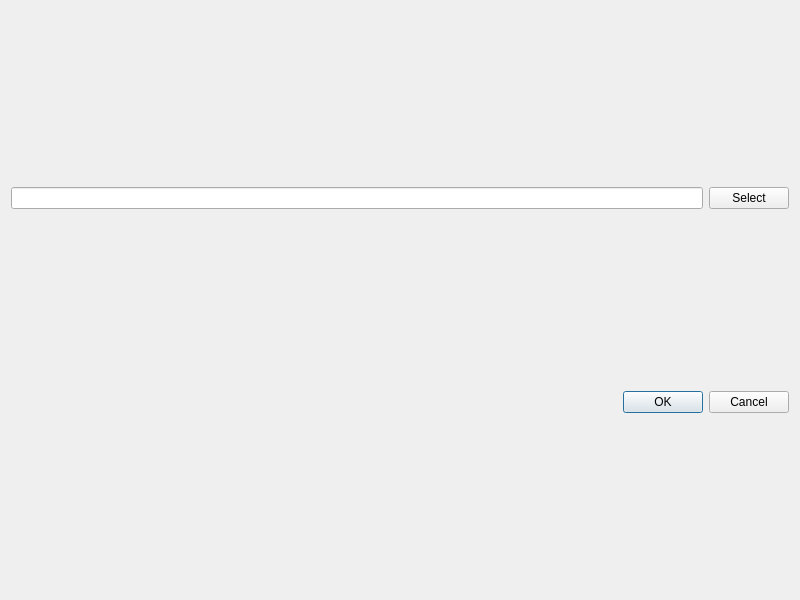
<?xml version="1.0" encoding="UTF-8"?>
<ui version="4.0">
 <class>Dialog</class>
 <widget class="QDialog" name="Dialog">
  <property name="geometry">
   <rect>
    <x>0</x>
    <y>0</y>
    <width>800</width>
    <height>600</height>
   </rect>
  </property>
  <property name="windowTitle">
   <string>Dialog</string>
  </property>
  <layout class="QVBoxLayout" name="verticalLayout">
   <item>
    <layout class="QHBoxLayout" name="horizontalLayout">
     <item>
      <widget class="QLineEdit" name="lineEdit"/>
     </item>
     <item>
      <widget class="QPushButton" name="pushButton">
       <property name="text">
        <string>Select</string>
       </property>
      </widget>
     </item>
    </layout>
   </item>
   <item>
    <widget class="QDialogButtonBox" name="buttonBox">
     <property name="standardButtons">
      <set>QDialogButtonBox::Cancel|QDialogButtonBox::Ok</set>
     </property>
    </widget>
   </item>
  </layout>
 </widget>
 <resources/>
 <connections/>
</ui>
